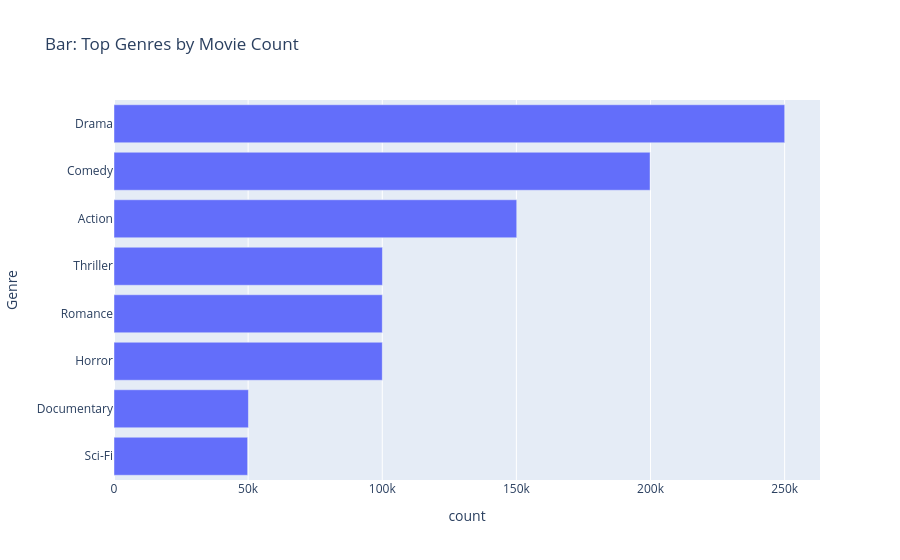

Notebook code for this chart:
### Markdown cell above
# Bar & Column Charts
## Top genres by Genre count (bar)

### Code cell
sdf = (movies_df.groupBy("Genre")
       .count()
       .orderBy(F.col("count"), ascending=False)
       .limit(10))

fig = sdf.plot.barh(x="count", y="Genre", title="Bar: Top Genres by Movie Count")
fig.update_layout(yaxis=dict(autorange="reversed"))
fig.show()

### Figure 1 — Plotly figure (JSON) as saved in the notebook; plotly's stock layout.template omitted (floating-point values rounded to 4 significant figures)
{"data": [{"hovertemplate": "count=%{x}<br>Genre=%{y}<extra></extra>", "legendgroup": "", "marker": {"color": "#636efa", "pattern": {"shape": ""}}, "name": "", "orientation": "h", "showlegend": false, "textposition": "auto", "type": "bar", "x": [250018, 199832, 150131, 100071, 100021, 100010, 50114, 49802], "xaxis": "x", "y": ["Drama", "Comedy", "Action", "Thriller", "Romance", "Horror", "Documentary", "Sci-Fi"], "yaxis": "y"}], "layout": {"barmode": "relative", "legend": {"tracegroupgap": 0}, "title": {"text": "Bar: Top Genres by Movie Count"}, "xaxis": {"anchor": "y", "domain": [0, 1], "title": {"text": "count"}}, "yaxis": {"anchor": "x", "autorange": "reversed", "domain": [0, 1], "title": {"text": "Genre"}}}}
